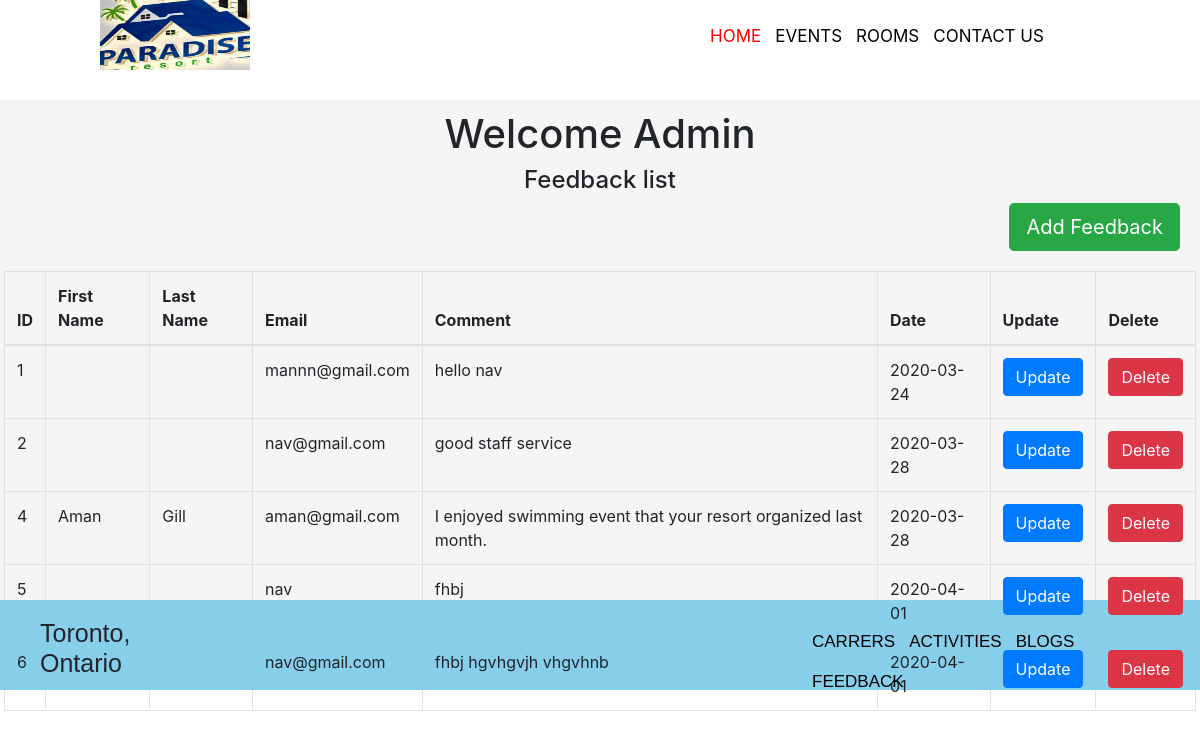
Page /admins/feedbackAdmin.php (signed in) on the committed database.
### tables this page shows
CREATE TABLE `feedbacks` (
  `feedback_id` int(11) NOT NULL,
  `first_name` varchar(200) NOT NULL,
  `last_name` varchar(200) NOT NULL,
  `email` varchar(300) NOT NULL,
  `comment` varchar(500) NOT NULL,
  `date` date NOT NULL
);

### DATABASE/Resort_Function.php (called while the page is built, shortened)
<?php
class Resort_Function{
    private $dbcon;
    public function __construct($dbcon)
    {
        $this->dbcon = $dbcon;
    }
  public function listFeedbacks(){
        $sql = "SELECT * FROM feedbacks";
        $pdostm = $this->dbcon->prepare($sql);
        $pdostm->execute();
        $feedbacks = $pdostm->fetchAll(PDO::FETCH_ASSOC);
        return $feedbacks;
    }
}

### admins/feedbackAdmin.php (the view, shortened to what this page needs)
<?php
include 'headerAdmin.php';
require_once '../DATABASE/Database.php';
require_once '../DATABASE/Resort_Function.php';
$dbcon = Database::getDb();
$feedback = new Resort_Function($dbcon);
$feedbacks = $feedback->listFeedbacks();
?>
<section id="main_section" style="background-color:whitesmoke; height:500px;">
<div id="heading" class="h1 text-center" style="margin-top:30px; padding-top:10px;">Welcome Admin</div>
<div class="h4 text-center">Feedback list</div>
<a href="addFeedback.php" id="addFeedback" class="btn btn-success btn-lg float-right" style="margin-bottom:20px; margin-right:20px;">Add Feedback</a>
<div <div class="m-1">
    <table class="table table-bordered tbl">
        <thead>
        <tr>
            <th scope="col">ID</th>
            <th scope="col">First Name</th>
            <th scope="col">Last Name</th>
            <th scope="col">Email</th>
            <th scope="col">Comment</th>
			<th scope="col">Date</th>
			<th scope="col">Update</th>
            <th scope="col">Delete</th>
        </tr>
        </thead>
        <tbody>
		<?php foreach ($feedbacks as $feedback) { ?>
            <tr>
                <td><?= $feedback['feedback_id'] ?></td>
                <td><?= $feedback['first_name'] ?></td>
                <td><?= $feedback['last_name'] ?></td>
				<td><?= $feedback['email'] ?></td>
				<td><?= $feedback['comment'] ?></td>
				<td><?= $feedback['date'] ?></td>
                <td>
                    <form action="updateFeedback.php" method="post">
                        <input type="submit" class="button btn btn-primary" name="updateFeedback" value="Update"/>
                    </form>
                </td>
                <td>
                    <form action="deleteFeedback.php" method="post">
                        <input type="submit" class="button btn btn-danger" name="deleteFeedback" value="Delete"/>
                    </form>
                </td>
            </tr>
        <?php } ?>
        </tbody>
    </table>
</div>
</section>
<?php
include 'footerAdmin.php';
?>

### rows in the picture
feedbacks: feedback_id "1", email "mannn@gmail.com", comment "hello nav", date "2020-03-24"
feedbacks: feedback_id "2", email "nav@gmail.com", comment "good staff service", date "2020-03-28"
feedbacks: feedback_id "4", first_name "Aman", last_name "Gill", email "aman@gmail.com", comment "I enjoyed swimming event that your resort organized last month.", date "2020-03-28"
feedbacks: feedback_id "5", email "nav", comment "fhbj", date "2020-04-01"
feedbacks: feedback_id "6", email "nav@gmail.com", comment "fhbj hgvhgvjh vhgvhnb", date "2020-04-01"
